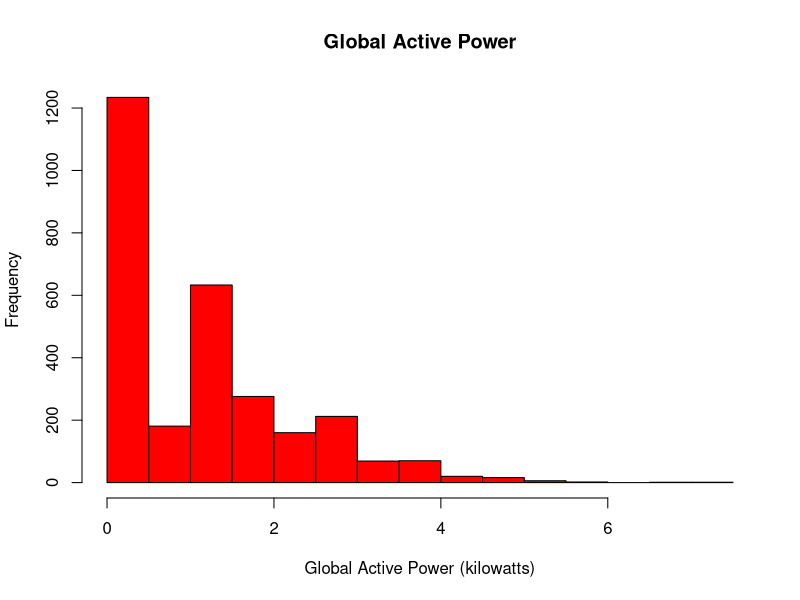

Here is the R script that generated this plot:
## Run this file from readme.rmd

## Get data - data was downloaded and formatted in 'readme.rmd'
data <- read.csv("proj1data.csv")
data$DateTime <- as.POSIXlt(data$DateTime)
## Plot it
# set png device
png(filename = "plot1.png", width = 480, height = 480, units = "px")
# plot
hist(data$Global_active_power, 
     main="Global Active Power", 
     xlab="Global Active Power (kilowatts)", 
     col="red")
# close
dev.off()